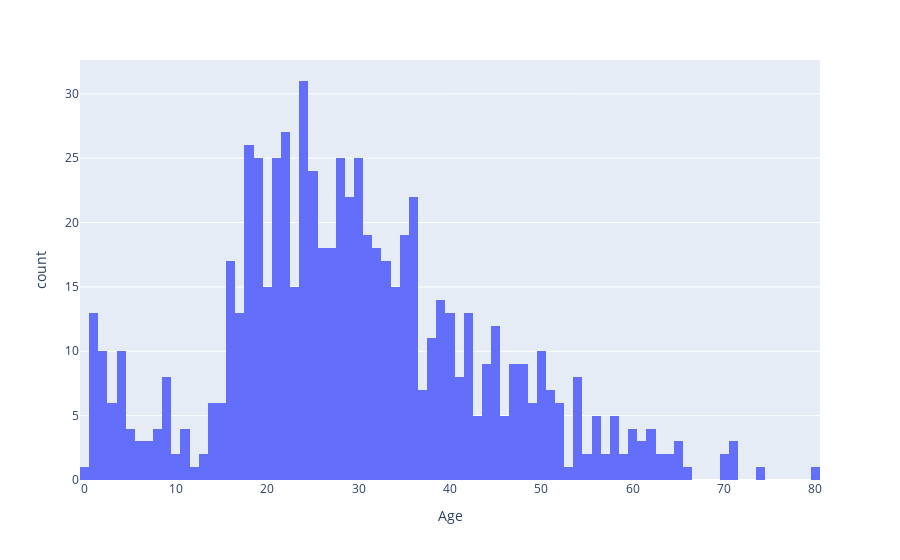

Here is the notebook cell this chart was saved with:
### Markdown cell above
Initially we can drop Cabin, PassengerId, Name, Ticket, Embarked, since these conceptually add little to no value to our classification task.
Age has a lot of null values, so we should deal with this. First let's take a look at how age is distributed to know what to do.

### Code cell
px.histogram(titanic, 'Age', nbins=80)

### Figure 1 — Plotly figure (JSON) as saved in the notebook; plotly's stock layout.template omitted (floating-point values rounded to 4 significant figures; data arrays with more than 128 entries replaced by an {"elided": "..."} marker saying what was removed)
{"data": [{"alignmentgroup": "True", "bingroup": "x", "hovertemplate": "Age=%{x}<br>count=%{y}<extra></extra>", "legendgroup": "", "marker": {"color": "#636efa", "pattern": {"shape": ""}}, "name": "", "nbinsx": 80, "offsetgroup": "", "orientation": "v", "showlegend": false, "type": "histogram", "x": {"elided": "891 float values"}, "xaxis": "x", "yaxis": "y"}], "layout": {"barmode": "relative", "legend": {"tracegroupgap": 0}, "margin": {"t": 60}, "xaxis": {"anchor": "y", "domain": [0, 1], "title": {"text": "Age"}}, "yaxis": {"anchor": "x", "domain": [0, 1], "title": {"text": "count"}}}}
